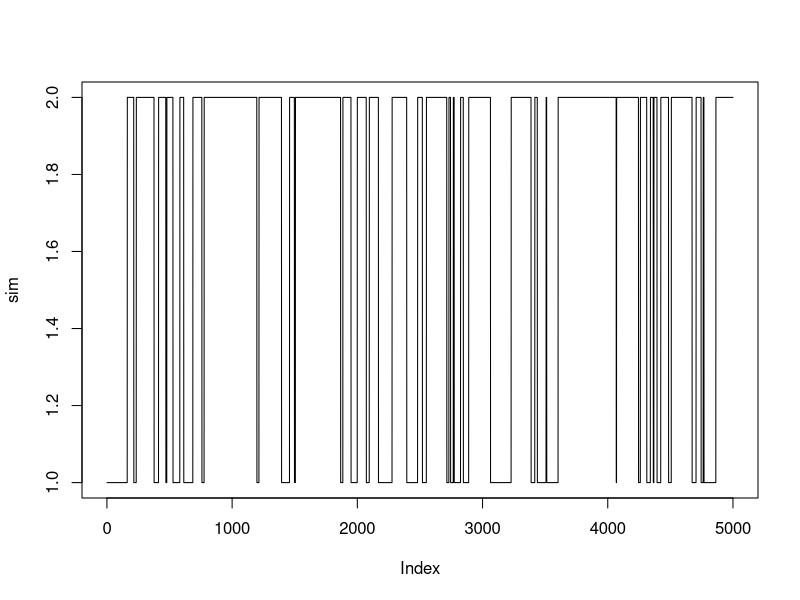

The R script that drew this image:
###### Expectation Maximization for Hidden Markov Models #####

### Simulate T = 5000 observations from a HMM with J = 2 regimes and trasition probability matrix

dat = c(0.97, 0.03, 0.01, 0.99)
p = matrix(dat,nrow = 2, byrow = TRUE)


sim_hmm = function(prob_matrix, n, j){
  state = array(NA, n)
  
  state[1] = 1 
  
  for (i in 2:n){
    state[i] = sample(c(1:j),1, prob=prob_matrix[state[i-1],])
    
    
    
    
  }
  
  return(state)
  
}

sim = sim_hmm(p, 5000, 2)

plot(sim, type = "l")


mu_1 = -4
mu_2 = 5
sigma_1 = 1.5
sigma_2 = 0.7


######## EM Algorithm for HMM ######## 

### E-Step
E_step <- function(X, Mixture){
  
  
  
  
  
  
  
  
  
}


